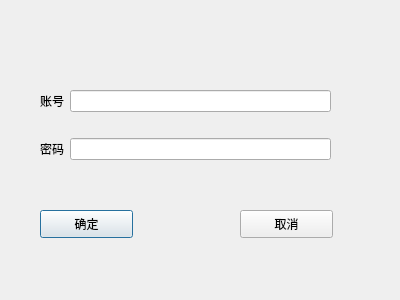
<?xml version="1.0" encoding="UTF-8"?>
<ui version="4.0">
 <class>plat_login</class>
 <widget class="QDialog" name="plat_login">
  <property name="geometry">
   <rect>
    <x>0</x>
    <y>0</y>
    <width>400</width>
    <height>300</height>
   </rect>
  </property>
  <property name="windowTitle">
   <string>Dialog</string>
  </property>
  <widget class="QPushButton" name="ConfirmBtn">
   <property name="geometry">
    <rect>
     <x>40</x>
     <y>210</y>
     <width>93</width>
     <height>28</height>
    </rect>
   </property>
   <property name="text">
    <string>确定</string>
   </property>
  </widget>
  <widget class="QPushButton" name="CancelBtn">
   <property name="geometry">
    <rect>
     <x>240</x>
     <y>210</y>
     <width>93</width>
     <height>28</height>
    </rect>
   </property>
   <property name="text">
    <string>取消</string>
   </property>
  </widget>
  <widget class="QWidget" name="">
   <property name="geometry">
    <rect>
     <x>40</x>
     <y>70</y>
     <width>291</width>
     <height>111</height>
    </rect>
   </property>
   <layout class="QGridLayout" name="gridLayout">
    <item row="0" column="0">
     <widget class="QLabel" name="label">
      <property name="text">
       <string>账号</string>
      </property>
     </widget>
    </item>
    <item row="0" column="1">
     <widget class="QLineEdit" name="id"/>
    </item>
    <item row="1" column="0">
     <widget class="QLabel" name="label_2">
      <property name="text">
       <string>密码</string>
      </property>
     </widget>
    </item>
    <item row="1" column="1">
     <widget class="QLineEdit" name="passwd"/>
    </item>
   </layout>
  </widget>
 </widget>
 <resources/>
 <connections/>
</ui>
